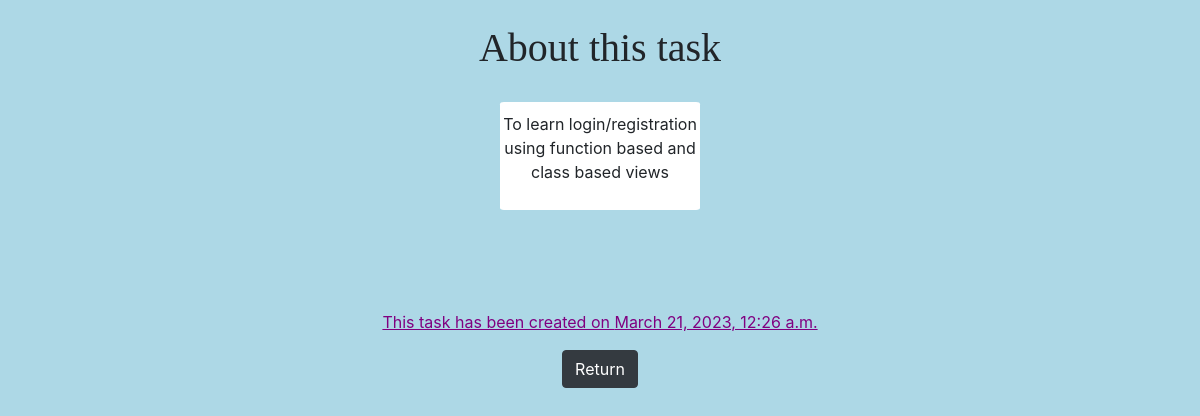
/task-detail/16/ (signed in), run on the app's committed database.
### tudo/models.py (models this page shows, shortened)
class Tasks(models.Model):
    user = models.ForeignKey(User, on_delete=models.CASCADE, blank=True, null=True)
    title=models.CharField(max_length=200)
    description=models.TextField()
    complete=models.BooleanField(default=False)
    created=models.DateTimeField(auto_now_add=True)
    class Meta:
        ordering = ["-created"]

### tudo/views.py (the view)
# urls.py: path('task-detail/<int:pk>/',TaskDetail.as_view(),name='task-detail'),
class TaskDetail(LoginRequiredMixin,DetailView):
    model = Tasks
    context_object_name = 'task'
    template_name = 'taskdetail.html'

### Templates/taskdetail.html (shortened to what this page needs)
{% load static %}
<!DOCTYPE html>
<html lang="en">
<head>
    <link rel="stylesheet" type="text/css" href="{% static 'css/style.css' %}"/>
            <link rel="stylesheet" href="https://cdn.jsdelivr.net/npm/bootstrap@4.4.1/dist/css/bootstrap.min.css">
</head>
<body style="background-color:lightblue">
<br>
<center><h1 style="font-family:gabriola">About this task</h1>
<div class="description">
    <p>{{ task.description }}</p></div>
    <p style="color:purple"><u>This task has been created on {{task.created}}</u> </p></center>
<center><a href="/task-list"><button class="btn btn-dark">Return</button></a></center>
</body>
</html>

### static/css/style.css (style rules this page uses)
.description { border: 0px solid black; margin-top: 30px; margin-bottom: 100px; margin-right: 500px; margin-left: 500px; background-color: white; padding:10px 0px; border-radius:2%; }

### data on the page
Tasks: description "To learn login/registration using function based and class based views", created "March 21, 2023, 12:26 a.m."
